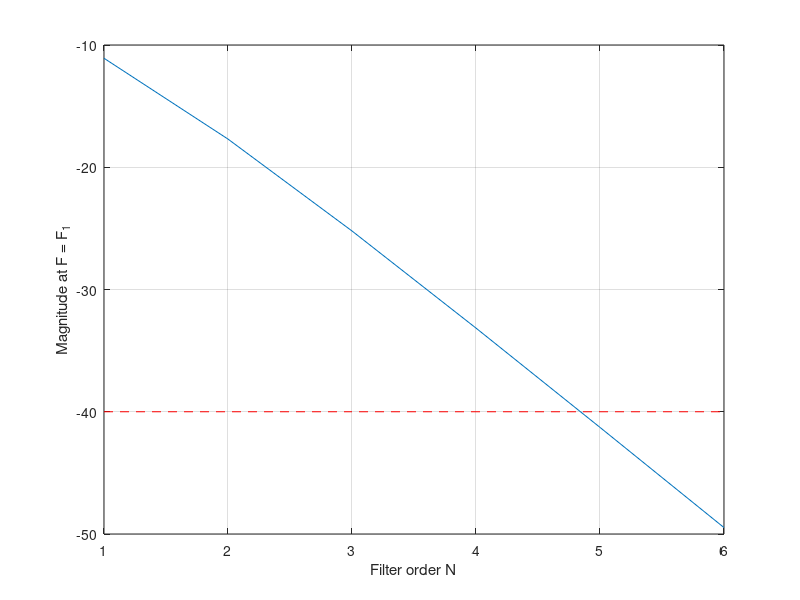

This figure's MATLAB source:

Fs = 8192
Fc = 1000
F1 = 1500
omega_c = 2*pi*(Fc/Fs);
OMEGA_c = tan(omega_c/2);
omega_1 = 2*pi*(F1/Fs);
OMEGA_1 = tan(omega_1/2);
N = 1:1:6

H_1 = 1./(1+(OMEGA_1./OMEGA_c).^(2*N));
plot(N,20*log10(H_1))
hold on 
plot(N,ones(1,6)*-40, 'r--')
grid on;
xlabel('Filter order N')
ylabel('Magnitude at F = F_1')

disp(20*log10(H_1))


